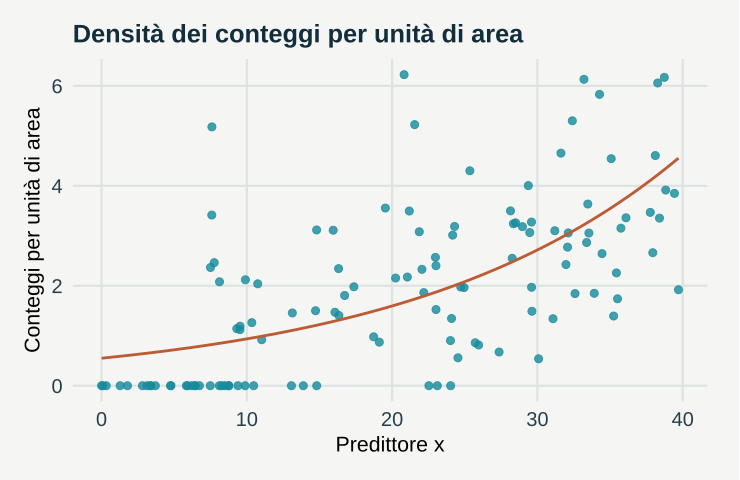

This figure's R source:
# GeoStat Lab — funzioni comuni. R >= 4.3; ggplot2 >= 3.4; jsonlite.
suppressPackageStartupMessages(library(ggplot2))
col_geo <- c('#168B9C','#BC5B35','#7054A4','#A17B19','#227864','#64748B')
theme_set(theme_minimal(base_size=17, base_family='sans') + theme(
  plot.background=element_rect(fill='#F5F6F3',colour=NA),
  panel.background=element_rect(fill='#F5F6F3',colour=NA),
  panel.grid.minor=element_blank(),panel.grid.major=element_line(colour='#DCE3E2'),
  plot.title=element_text(size=19,face='bold',colour='#122D3B'),
  plot.subtitle=element_text(size=13,colour='#405560',margin=margin(b=12)),
  axis.text=element_text(size=15,colour='#273E4A'),axis.title=element_text(size=16),
  legend.position='bottom',legend.title=element_blank(),legend.text=element_text(size=14),
  strip.text=element_text(size=15,face='bold'),plot.margin=margin(18,24,18,18)))
metric <- function(...) data.frame(grandezza=names(c(...)),valore=as.character(c(...)),check.names=FALSE)
f <- function(x,d=3) {out<-formatC(x,digits=d,format='fg');out[!is.finite(x)]<-'Non definito';out}
line_plot <- function(d,x='x',y='y',title='',xl=x,yl=y,group=NULL) {
 p<-ggplot(d,aes(x=.data[[x]],y=.data[[y]]))
 if(is.null(group)) p<-p+geom_line(colour=col_geo[1],linewidth=1.05) else p<-p+aes(colour=.data[[group]],group=.data[[group]])+geom_line(linewidth=1)+scale_colour_manual(values=col_geo)
 p+labs(title=title,x=xl,y=yl)
}
point_plot <- function(d,x='x',y='y',title='',xl=x,yl=y,group=NULL) {
 p<-ggplot(d,aes(x=.data[[x]],y=.data[[y]]))
 if(is.null(group))p<-p+geom_point(colour=col_geo[1],size=2.5,alpha=.8) else p<-p+aes(colour=.data[[group]])+geom_point(size=2.7,alpha=.85)+scale_colour_manual(values=col_geo)
 p+labs(title=title,x=xl,y=yl)
}
hist_plot<-function(x,title='',xl='Valore',bins=20)ggplot(data.frame(x=x),aes(x))+geom_histogram(bins=bins,fill=col_geo[1],colour='#F5F6F3')+labs(title=title,x=xl,y='Frequenza')
bar_plot<-function(d,x='gruppo',y='valore',title='',yl='Valore')ggplot(d,aes(x=.data[[x]],y=.data[[y]],fill=.data[[x]]))+geom_col(width=.65)+scale_fill_manual(values=rep(col_geo,length.out=length(unique(d[[x]])) ))+guides(fill='none')+labs(title=title,x=NULL,y=yl)
map_plot<-function(d,z='z',title='',xl='Est [km]',yl='Nord [km]')ggplot(d,aes(x,y,fill=.data[[z]]))+geom_raster()+coord_equal()+scale_fill_gradientn(colours=c('#153F56','#298C9C','#B8CDB2','#F1D889','#AD542F'))+labs(title=title,x=xl,y=yl)
acf_data<-function(x,lag=20){a<-acf(x,lag.max=min(lag,length(x)-1),plot=FALSE);data.frame(x=as.vector(a$lag)[-1],y=as.vector(a$acf)[-1])}
# AR(1), distribuzione marginale stazionaria N(0, 1).
ar_series<-function(n,rho){x<-numeric(n);x[1]<-rnorm(1);for(i in 2:n)x[i]<-rho*x[i-1]+sqrt(1-rho^2)*rnorm(1);x}
# Distanze euclidee in unità metriche già dichiarate; nessuna conversione implicita di CRS.
dist_cross<-function(a,b)sqrt(outer(a[,1],b[,1],'-')^2+outer(a[,2],b[,2],'-')^2)
# Predittore IDW: i punti coincidenti ricevono esattamente il valore osservato.
idw<-function(xy,z,new,power=2){dd<-dist_cross(new,xy);apply(dd,1,function(d)if(any(d<1e-10))mean(z[d<1e-10])else weighted.mean(z,d^(-power)))}
# CART didattico binario: divisioni assiali che minimizzano l'impurità di Gini.
cart_fit<-function(x,y,depth=2,minleaf=4){
 node<-list(p=mean(y),n=length(y));if(depth<1||length(unique(y))<2||length(y)<2*minleaf)return(node)
 best<-Inf
 for(j in seq_len(ncol(x))){v<-sort(unique(x[,j])); if(length(v)<2)next
  for(cut in (head(v,-1)+tail(v,-1))/2){left<-x[,j]<=cut;nl<-sum(left);nr<-sum(!left);if(min(nl,nr)<minleaf)next
   score<-nl*mean(y[left])*(1-mean(y[left]))+nr*mean(y[!left])*(1-mean(y[!left]))
   if(score<best){best<-score;node$j<-j;node$cut<-cut;split<-left}
  }
 }
 if(is.finite(best)){node$left<-cart_fit(x[split,,drop=FALSE],y[split],depth-1,minleaf);node$right<-cart_fit(x[!split,,drop=FALSE],y[!split],depth-1,minleaf)};node
}
cart_predict<-function(tree,x)apply(x,1,function(row){t<-tree;while(!is.null(t$j))t<-if(row[t$j]<=t$cut)t$left else t$right;t$p})
p <- list(c = 0.6, seed = 17)
set.seed(p$seed)
n <- 120

x <- runif(n, 0, 40)

area <- exp(p$c * (x - 20)/10 + rnorm(n, 0, 0.3))

y <- rpois(n, area * exp(-0.5 + 0.05 * x))

con <- glm(y ~ x + offset(log(area)), family = poisson)

senza <- glm(y ~ x, family = poisson)

data <- data.frame(x = x, densita = y/area)

plots <- list(point_plot(data, "x", "densita", title = "Densità dei conteggi per unità di area", xl = "Predittore x", 
    yl = "Conteggi per unità di area") + geom_smooth(method = "glm", formula = y ~ x, method.args = list(family = quasipoisson), 
    se = FALSE, colour = col_geo[2]))

metrics <- metric(`Rapporto di tasso vero per 10 unità` = f(exp(0.5)), `Stima con offset` = f(exp(10 * 
    coef(con)[[2]])), `Stima senza offset` = f(exp(10 * coef(senza)[[2]])), `Correlazione fra x e log(area)` = f(cor(x, 
    log(area))))
print(metrics,row.names=FALSE)
ggplot2::ggsave('m20-offset-B.svg',plots[[1]],device=svglite::svglite,width=7.7,height=5.0,bg='#F8F6F1')
